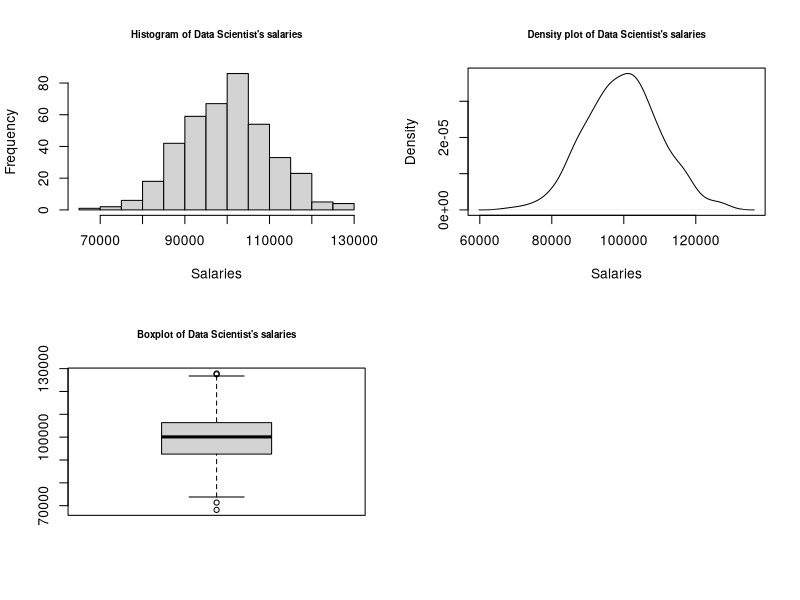

The R script that drew this image:
## ---- chunk 1
knitr::opts_chunk$set(echo = TRUE)
## ---- chunk 2
log10(10000)
## ---- chunk 3
exp(4)
## ---- chunk 4
# If x = 3
log(exp(3))
## ---- chunk 5
log10(100)
## ---- chunk 6
log10(1/10)
## ---- chunk 7
log10(0)
## ---- chunk 8
log10(5) + log10(2)
## ---- chunk 9
#Sorting by row
Z <- matrix(data = c(1,2,3,4,5,6,7,8,9),nrow = 3, ncol = 3, byrow = TRUE)
print(Z)

#Sorting by column
Y <- matrix(data = (1:9), nrow = 3, ncol = 3, byrow = FALSE)
print(Y)
## ---- chunk 10
# Matrix A
A <- matrix(data = c(1,2,5,3,4,7), nrow = 2, ncol = 3, byrow = TRUE)

print(A)

# A transpose
print(t(A))
## ---- chunk 11
# Identity Matrix: use diag() to create an identity matrix
# I = 4x4 identity matrix
I <- diag(4)
print(I)
class(I)
## ---- chunk 12
X1 <- matrix(data = c(1,0,0,0,4,0,0,0,5), nrow = 3, byrow = TRUE)
print(X1)

# To obtain the obtain the values of the diagonal of an n x n matrix
diag(X1)

# We could also create an empty matrix and assign values to the diagonal
X2 <- matrix(data = 0, nrow = 3, ncol = 3)
diag(X2) <- c(1,4,5)
print(X2)
## ---- chunk 13
# Create an empty matrix
V <- W <- matrix(data = 0, nrow = 3, ncol = 3, byrow = TRUE)
print(W)

# Use upper.tri() or lower.tri() to change the elements of the upper triangular matrix or lower triangular matrix, respectively. 

# Upper Triangular
W[upper.tri(W, diag = TRUE)] <- c(1:6)
print(W)

# Lower Triangular 
V[lower.tri(V, diag = TRUE)] <- c(1:6)
print(V)
## ---- chunk 14
U <- matrix(data = c(1:4), nrow = 2, byrow = TRUE)

# Use solve() to obtain the inversie of a matrix
inU <- solve(U)

# Confirm you get an identity matrix
round(U %*% inU, 2)
round(inU %*% U, 2)
## ---- chunk 15
# Use det() to obtain the determinant of a matrix
det(U)
## ---- chunk 16
# Using the above matrices (Z and Y) we will show that Z + Y = X
# Adding matrices of the same dimension will produce a matrix of the same dimension
dim(Z + Y); dim (Z); dim(Y)
Z + Y
## ---- chunk 17
# Subtracting matrices of the same dimension will produce a matrix of the same dimension
dim(Z - Y); dim (Z); dim(Y)
Z - Y
## ---- chunk 18
# Multiplying a matrix by a scaler will produce a matrix of the same dimension
# Suppose that c = 3

3 * Z 
## ---- chunk 19
m1 <- matrix(data = c(3,4,2,5,1,2), nrow = 3, ncol = 2, byrow = TRUE)
print (m1) ; dim(m1)

m2 <- matrix(data = c(7,2,1,3,5,2), nrow = 2, ncol = 3, byrow = TRUE)
print(m2); dim(m2)

# Matrix multiplication
m1 %*% m2

# It is important to note that when multiplying matrices we need to use %*% rather than * because using * will multiply the values element-wise. 
print(Z); print(Y)
Z * Y 
Z %*% Y
## ---- chunk 20
Z + Y
Y + Z
## ---- chunk 21
(Z + Y) + X1
Z + (Y + X1)
## ---- chunk 22
(Z %*% Y) %*% X1
Z %*% (Y %*% X1)
## ---- chunk 23
(Z + Y) %*% X1
(Z %*% X1) + (Y %*% X1)
## ---- chunk 24
A
Im <- diag(x = 1, nrow = 2)
In <- diag(x = 1, nrow = 3)

Im %*% A
A %*% In
## ---- chunk 25
Z %*% Y
Y %*% Z
## ---- chunk 26
a1 <- rep(0, 100)
a2 <- rnorm(100, 0, 1)
a3 <- 2*rnorm(100, 0, 2)
A <- cbind(a1, a2, a3)
dim(A)

X <- as.matrix(c(1:3))
dim(X)

Y <- A %*% X
dim(Y)
## ---- chunk 27
M1 <- matrix(data = c(2,4,2,1,3,0,1,6,2),
             nrow = 3, ncol = 3, byrow = TRUE)

M2 <- matrix(data = c(1,5,0,-2,-3,0,1,9,5),
             nrow = 3, ncol = 3, byrow = TRUE)

M1 + M2
## ---- chunk 28
M3 <- matrix(data = c(2,-2,4,1,2,2), nrow = 3, ncol = 2, byrow = FALSE)

M4 <- matrix(data = c(5,3,2,4,-1,2), nrow = 2, ncol = 3, byrow = FALSE)

M3 %*% M4
## ---- chunk 29
A <- matrix(data = c(1,2,3,5,4,0), nrow = 3, ncol = 2, byrow = TRUE)

B <- matrix(data = c(4,1,7,4,2,0),nrow = 3, ncol=2, byrow = FALSE)

t(A) %*% B
## ---- chunk 30
t(B) %*% A
## ---- chunk 31
A <- matrix(data = c(1,2,1,2,2,0,1,1,1), nrow = 3, ncol = 3, byrow = TRUE)

#Use the solve() to find the inverse of a matrix
solve(A)

B <- matrix(data = c(-1, 0.5, 1, 1, 0, -1, 0, -0.5, 1), nrow = 3, ncol = 3, byrow = TRUE)

#Use the solve() to find the inverse of a matrix
solve(B)

A %*% B
## ---- chunk 32
A <- matrix (data= (1:12), nrow = 4, ncol = 3, byrow = FALSE)
B <- matrix (data = (1:24), nrow = 3, ncol = 8, byrow = TRUE)
## ---- chunk 33
A %*% B
dim(A%*%B)
## ---- chunk 34
# The following produce errors
# B %*% A
## ---- chunk 35
M5 <- matrix(data = c(1, -2, 4, 3), nrow = 2, ncol = 2, byrow = TRUE)
det(M5)
## ---- chunk 36
dat <- c(1,2,3,5,5,4,6,6,1,2,10,11,9,9,9)

# Mean
mean(dat)

# Median 
median(dat)

# Mode -- R does not have a built in function for mode but you can use the table function to see what the most common value is
table(dat)
## ---- chunk 37
# Range
range(dat)[2]-range(dat)[1]
diff(range(dat))

# Sample Variance
var(dat)

# Standard Deviation
sd(dat)
sqrt(var(dat))
## ---- chunk 38
DS_salary <- rnorm(n = 400, mean = 100000, sd = 10000)
par(mfrow=c(2,2))
hist(DS_salary, main = "Histogram of Data Scientist's salaries", cex.main = 0.7, xlab = "Salaries")
plot(density(DS_salary), main = "Density plot of Data Scientist's salaries", cex.main = 0.7, xlab = "Salaries")
boxplot(DS_salary, main = "Boxplot of Data Scientist's salaries", cex.main = 0.7)
